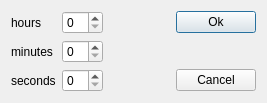
<?xml version="1.0" encoding="UTF-8"?>
<ui version="4.0">
 <class>TimerSettingsForm</class>
 <widget class="QWidget" name="TimerSettingsForm">
  <property name="geometry">
   <rect>
    <x>0</x>
    <y>0</y>
    <width>267</width>
    <height>101</height>
   </rect>
  </property>
  <property name="windowTitle">
   <string>timer settings</string>
  </property>
  <layout class="QVBoxLayout" name="verticalLayout">
   <item>
    <layout class="QGridLayout" name="gridLayout">
     <item row="1" column="1">
      <widget class="QLabel" name="labelMinutes">
       <property name="text">
        <string>minutes</string>
       </property>
      </widget>
     </item>
     <item row="2" column="1">
      <widget class="QLabel" name="labelSeconds">
       <property name="text">
        <string>seconds</string>
       </property>
      </widget>
     </item>
     <item row="2" column="4">
      <widget class="QPushButton" name="pushCancel">
       <property name="text">
        <string>Cancel</string>
       </property>
      </widget>
     </item>
     <item row="0" column="1">
      <widget class="QLabel" name="labelHours">
       <property name="text">
        <string>hours</string>
       </property>
      </widget>
     </item>
     <item row="0" column="2">
      <widget class="QSpinBox" name="sbHours"/>
     </item>
     <item row="2" column="2">
      <widget class="QSpinBox" name="sbSeconds">
       <property name="maximum">
        <number>59</number>
       </property>
      </widget>
     </item>
     <item row="1" column="2">
      <widget class="QSpinBox" name="sbMinutes">
       <property name="maximum">
        <number>59</number>
       </property>
      </widget>
     </item>
     <item row="0" column="4">
      <widget class="QPushButton" name="pushOk">
       <property name="text">
        <string>Ok</string>
       </property>
       <property name="default">
        <bool>true</bool>
       </property>
      </widget>
     </item>
     <item row="0" column="3">
      <spacer name="horizontalSpacer_2">
       <property name="orientation">
        <enum>Qt::Horizontal</enum>
       </property>
       <property name="sizeHint" stdset="0">
        <size>
         <width>40</width>
         <height>20</height>
        </size>
       </property>
      </spacer>
     </item>
    </layout>
   </item>
  </layout>
 </widget>
 <tabstops>
  <tabstop>sbHours</tabstop>
  <tabstop>sbMinutes</tabstop>
  <tabstop>sbSeconds</tabstop>
  <tabstop>pushOk</tabstop>
  <tabstop>pushCancel</tabstop>
 </tabstops>
 <resources/>
 <connections/>
</ui>
